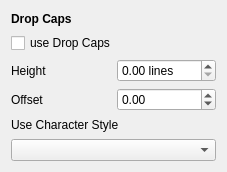
<?xml version="1.0" encoding="UTF-8"?>
<ui version="4.0">
 <class>PropertyWidget_DropCapBase</class>
 <widget class="QFrame" name="PropertyWidget_DropCapBase">
  <property name="geometry">
   <rect>
    <x>0</x>
    <y>0</y>
    <width>227</width>
    <height>172</height>
   </rect>
  </property>
  <property name="windowTitle">
   <string notr="true">Form</string>
  </property>
  <property name="frameShape">
   <enum>QFrame::NoFrame</enum>
  </property>
  <property name="lineWidth">
   <number>0</number>
  </property>
  <layout class="QGridLayout" name="gridLayout" columnstretch="0,0">
   <item row="1" column="0" colspan="2">
    <widget class="QCheckBox" name="dropCapBox">
     <property name="text">
      <string>use Drop Caps</string>
     </property>
    </widget>
   </item>
   <item row="4" column="1">
    <widget class="ScrSpinBox" name="dropCapLines">
     <property name="suffix">
      <string> lines</string>
     </property>
     <property name="maximum">
      <double>10.000000000000000</double>
     </property>
    </widget>
   </item>
   <item row="4" column="0">
    <widget class="QLabel" name="dropCapLinesLabel">
     <property name="toolTip">
      <string>Number of lines used by the drop cap</string>
     </property>
     <property name="text">
      <string>Height</string>
     </property>
    </widget>
   </item>
   <item row="6" column="0" colspan="2">
    <widget class="QLabel" name="dropCapCharStyleLabel">
     <property name="text">
      <string>Use Character Style</string>
     </property>
    </widget>
   </item>
   <item row="7" column="0" colspan="2">
    <widget class="CharStyleComboBox" name="dropCapCharStyleCombo"/>
   </item>
   <item row="5" column="1">
    <widget class="ScrSpinBox" name="dropCapOffset">
     <property name="minimum">
      <double>-99.989999999999995</double>
     </property>
    </widget>
   </item>
   <item row="5" column="0">
    <widget class="QLabel" name="dropCapOffsetLabel">
     <property name="text">
      <string>Offset</string>
     </property>
    </widget>
   </item>
   <item row="0" column="0">
    <widget class="QLabel" name="lblTitle">
     <property name="font">
      <font>
       <weight>75</weight>
       <bold>true</bold>
      </font>
     </property>
     <property name="text">
      <string>Drop Caps</string>
     </property>
    </widget>
   </item>
  </layout>
 </widget>
 <customwidgets>
  <customwidget>
   <class>ScrSpinBox</class>
   <extends>QDoubleSpinBox</extends>
   <header>ui/scrspinbox.h</header>
  </customwidget>
  <customwidget>
   <class>CharStyleComboBox</class>
   <extends>QComboBox</extends>
   <header>ui/spalette.h</header>
  </customwidget>
 </customwidgets>
 <resources/>
 <connections/>
</ui>
